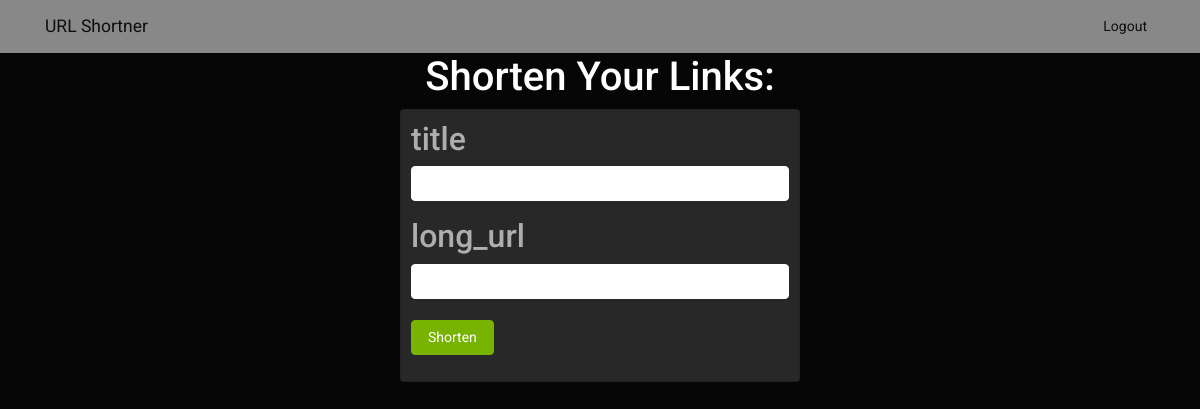
Before: /dashboard/ (signed in) with the older database file.
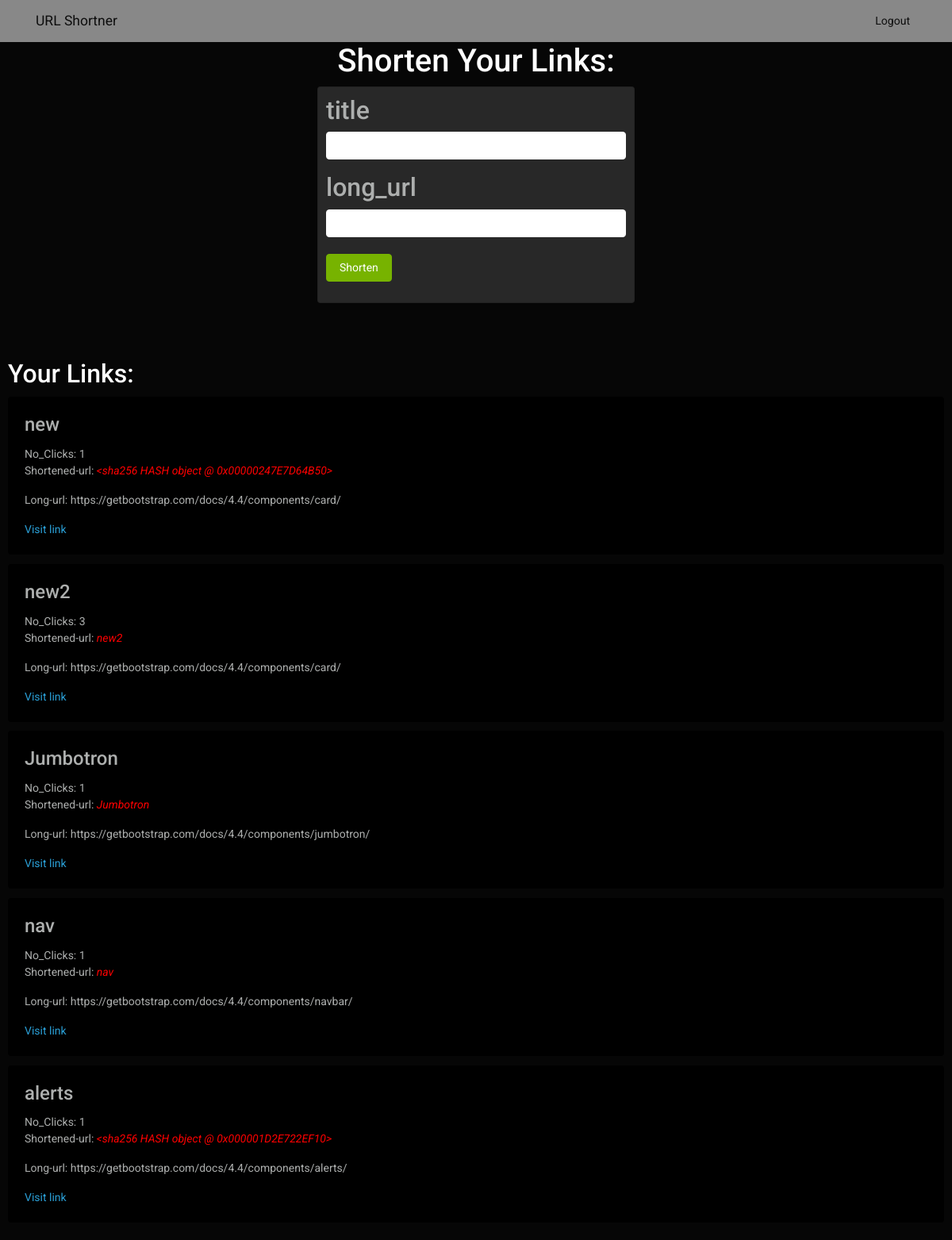
After: the same page with the newer database file.
### shortner/models.py (models this page shows, shortened)
class url(models.Model):
    long_url=models.CharField(max_length=200,null=True,blank=True)
    title=models.CharField(max_length=100)
    short_hash=models.CharField(max_length=200,null=True,blank=True)
    user=models.ForeignKey(User,on_delete=models.CASCADE,null=True,blank=True)
    no_clicks=models.IntegerField(default=0)

### shortner/views.py (the view)
# urls.py: path("dashboard/",dashboard),
def dashboard(request):
    user=request.user
    url_instance=url.objects.filter(user=user)
    return render(request,'dashboard.html',{"link":url_instance})

### shortner/templates/dashboard.html (shortened to what this page needs)
{% extends 'base.html' %}
{% block body %}
<div >
  <div style="display: flex;align-items: center;justify-content: center;flex-direction: column;">
    <h3>Shorten Your Links:</h3>
    <div class="card" style="align-items: left; padding: 10px; width: 25rem; margin-bottom: 5%;">
      <form action="/create_short_url/" method="POST" class="form-group">
          <h4>title</h4>
          <input type="text" name="title" class="form-control" style="color: red;" required>
          <h4> long_url</h4>
          <input type="text" name="long_url" class="form-control" style="color: blue;" required>
          <br>
          <button type="submit" class="btn btn-success">Shorten</button>
      </form>
    </div>
  </div>
<div  style="display: flex; flex-direction: column;padding: 10px;">
    {% if link %}
    <h4 style="margin-bottom: 10px;">Your Links:</h4>
          {% for url in link %}
          <div class="card" style="margin-bottom: 1%;background-color: black;" id="link" >
            <div class="card-body">
              <h5 class="card-title">{{url.title}}</h5>
              <p>No_Clicks: {{url.no_clicks}} <br>
                 Shortened-url: <i style="color: red;">{{url.short_hash}}</i>
                 </p>
              <p class="card-text">Long-url: {{url.long_url}}</p>
              <a href="{{url.long_url}}" class="card-link">Visit link</a>
            </div>
          </div>
          {% endfor %}
        {% endif %}
</div>
</div>
{% endblock %}

### authentication/templates/base.html (shortened to what this page needs)
<!DOCTYPE html>
<html >
<head>
    <link rel="stylesheet" href="https://bootswatch.com/4/cyborg/bootstrap.min.css">
</head>
<body>
    <nav class="navbar navbar-expand-lg navbar-light bg-light">
        <div class="container">
        <a class="navbar-brand" href="">URL Shortner</a>
        <div class="collapse navbar-collapse" id="navbarNavAltMarkup">
          <div class="navbar-nav ml-auto">
              {% if not user.is_authenticated %}
              <a href="/signup/" style="margin-right: 10px;" class="nav-item nav-link active" id="menu">Signup</a>
              <a href="/login/" class="nav-item nav-link active" id="menu">Login</a>
              {% elif user.is_authenticated %}
              <a href="/logout/"class="nav-item nav-link active" id="menu">Logout</a>
              {% endif %}
            </div>
        </div>
        </div>
      </nav>
        {% block body %}
        {% endblock %}
</body>
</html>

Changed rows visible on the page:
added url: title "new", no_clicks "1", short_hash "<sha256 HASH object @ 0x00000247E7D64B50>", long_url "https://getbootstrap.com/docs/4.4/components/card/"
added url: title "new2", no_clicks "3", short_hash "new2", long_url "https://getbootstrap.com/docs/4.4/components/card/"
added url: title "Jumbotron", no_clicks "1", short_hash "Jumbotron", long_url "https://getbootstrap.com/docs/4.4/components/jumbotron/"
added url: title "nav", no_clicks "1", short_hash "nav", long_url "https://getbootstrap.com/docs/4.4/components/navbar/"
added url: title "alerts", no_clicks "1", short_hash "<sha256 HASH object @ 0x000001D2E722EF10>", long_url "https://getbootstrap.com/docs/4.4/components/alerts/"
Other visible differences:
text now shown: "Your Links:"
